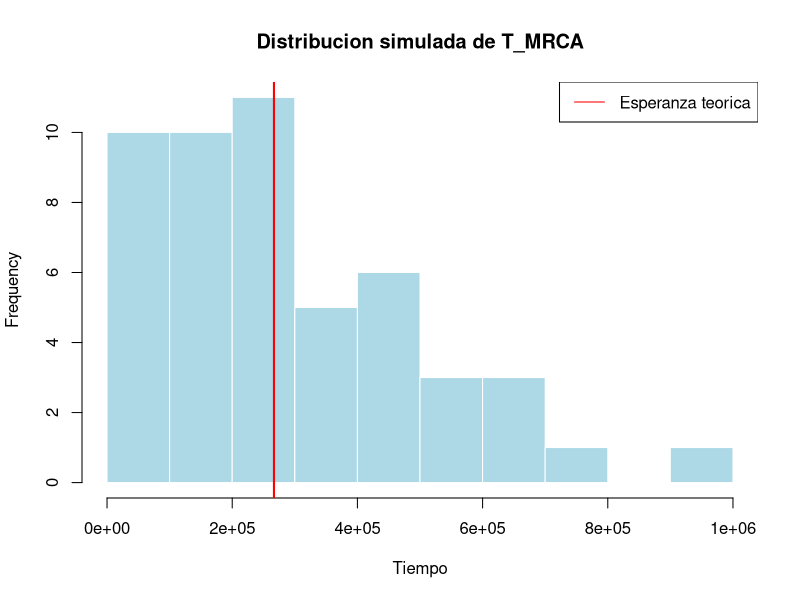
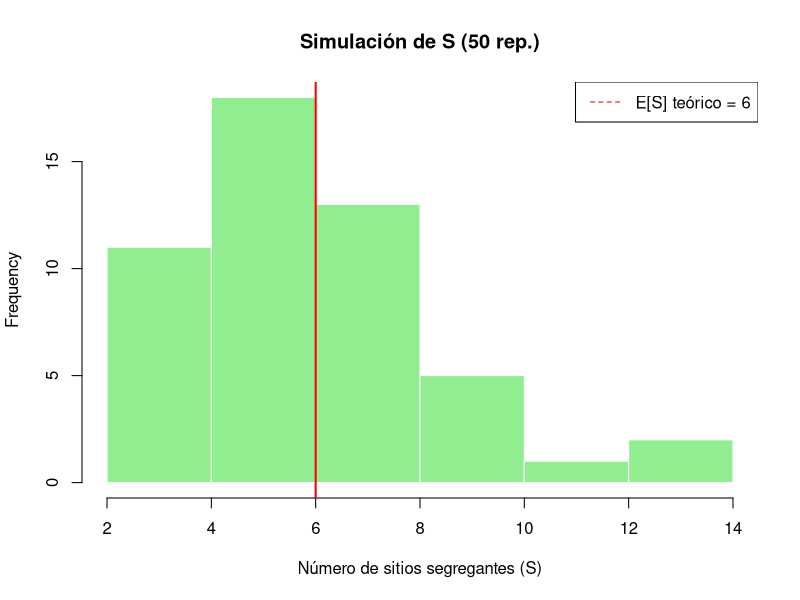
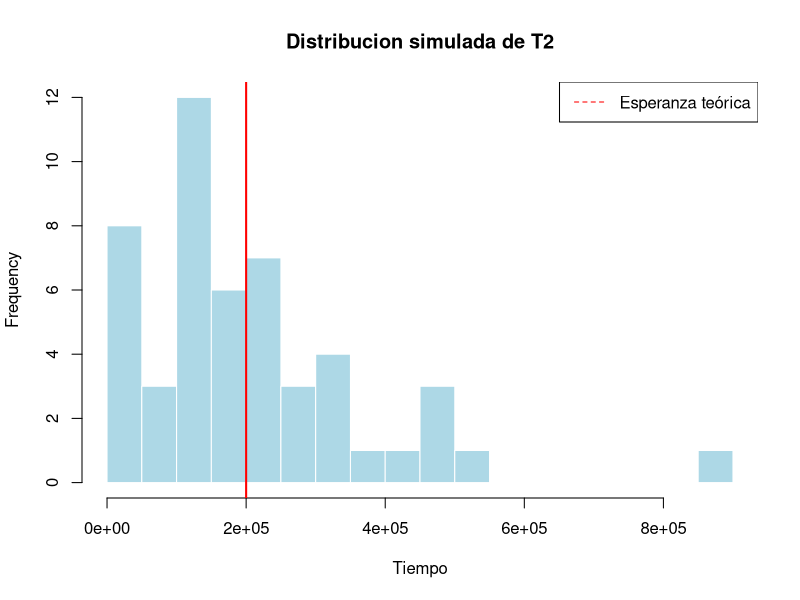

The R script that drew these images, in order:
## ---- chunk 1

N <- 1e5

# probabilidad de exito
p3 <- 6/(4*N)
p2 <- 2/(4*N)

# Esperanzas para cada T
E_T3 <- 1 / p3
E_T2 <- 1 / p2
E_TMRCA <- E_T3 + E_T2

# Simulaciones de T_MRCA
set.seed(123)  # asegurando que los números sea siempre los mismos
T3 <- rgeom(50, prob = p3)
T2 <- rgeom(50, prob = p2)
T_MRCA <- T3 + T2

cat("Esperanza teorica de T_MRCA =", E_TMRCA, " y la esperanza simulada T_MRCA =", mean(T_MRCA), "\n")

# Comparar con la esperanza teorica
hist(T_MRCA,
     main = "Distribucion simulada de T_MRCA",
     xlab = "Tiempo",
     col = "lightblue", border = "white")
abline(v = E_TMRCA, col = "red", lwd = 2, lty = 1)
legend("topright", legend = c("Esperanza teorica"), col = "red", lty = 1)

## ---- chunk 2
# número de sitios segregantes
nS <- 6 # Ttotal * mu

# Simular 50 realizaciones de S
set.seed(321) # asegurando que los números sea siempre los mismos
S_sim <- rpois(50, nS)

# media de simular S
mean_S <- mean(S_sim)

# plot simple
hist(S_sim, main = "Simulación de S (50 rep.)", xlab = "Número de sitios segregantes (S)",
     col = "lightgreen", border = "white")
abline(v = nS, col = "red", lwd = 2, lty = 1)
legend("topright", legend = paste("E[S] teórico =", round(nS,2)), col = "red", lty = 2)

## ---- chunk 3

N <- 1e5

# probabilidad de exito
p2 <- 2/(4*N)

# Esperanzas para T
E_T2 <- 1 / p2

# Simulaciones de T2
set.seed(3)  # asegurando que los números sea siempre los mismos
T2 <- rgeom(50, prob = p2)

# Plot distribucion de T2
hist(T2,
     breaks = 15,
     main = "Distribucion simulada de T2",
     xlab = "Tiempo",
     col = "lightblue", border = "white")
abline(v = E_T2, col = "red", lwd = 2, lty = 1)
legend("topright", legend = c("Esperanza teórica"), col = "red", lty = 2, lwd = 1)

## ---- chunk 4

# -----------------------------
# Parámetros
# -----------------------------
N <- 5e5        # tamaño efectivo
mu <- 1e-5      # tasa de mutación
n <- 4          # número de secuencias

# -----------------------------
# 1. Simular tiempos de coalescencia
# -----------------------------
# Función para simular tiempo de espera (geométrico)
simular_T <- function(n_linajes, N) {
  pares <- choose(n_linajes, 2)
  p <- pares / (2 * N)     # probabilidad de coalescencia por generación
  rgeom(1, p)              # tiempo de espera ~ geométrica
}

# Guardamos los tiempos
T4 <- simular_T(4, N)
T3 <- simular_T(3, N)
T2 <- simular_T(2, N)

cat("T4 =", T4, "\n")
cat("T3 =", T3, "\n")
cat("T2 =", T2, "\n")

# -----------------------------
# 2. Tiempo total de ramas
# -----------------------------
T_total <- (4 * T4) + (3 * T3) + (2 * T2)
cat("Tiempo total de ramas =", T_total, "\n")

# -----------------------------
# 3. Número de mutaciones (S)
# -----------------------------
S <- rpois(1, lambda = T_total * mu)  # Poisson con media T_total * mu
cat("Número de mutaciones S =", S, "\n")

# -----------------------------
# 4. Diversidad nucleotídica (π)
# -----------------------------
pi_est <- 4 * N * mu
cat("π esperado =", pi_est, "\n")

# -----------------------------
# 5. Theta de Watterson (θW)
# -----------------------------
a_n <- sum(1 / (1:(n - 1)))
theta_W <- S / a_n
cat("θW estimado =", theta_W, "\n")


